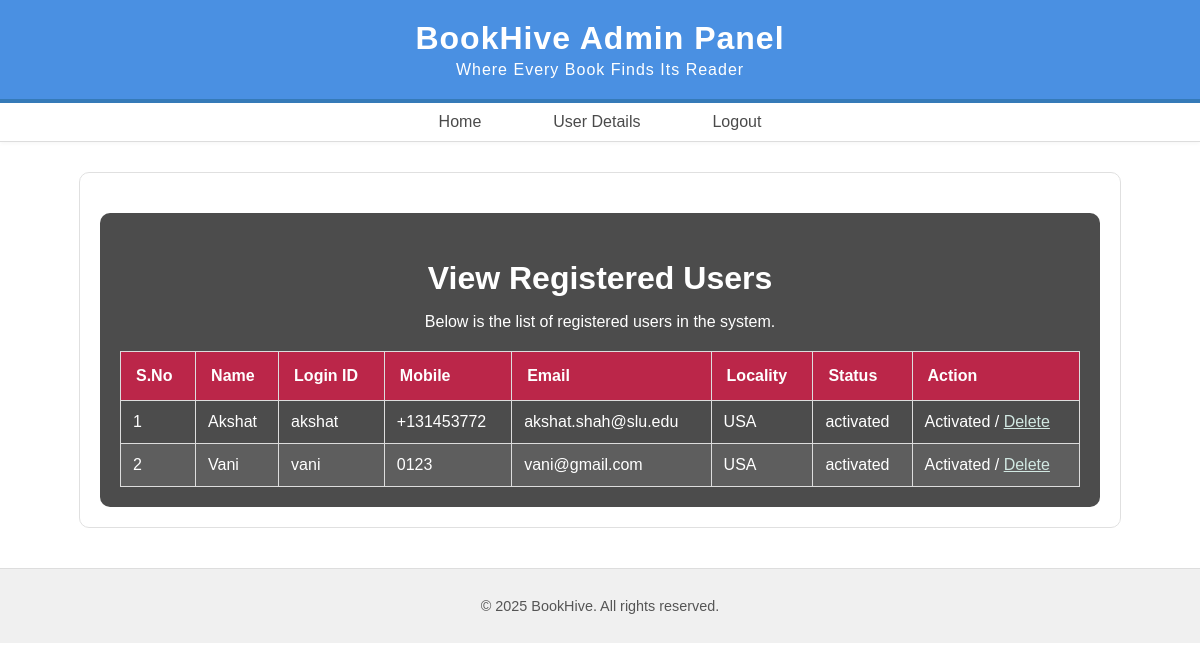
The page /userDetails on the database its author committed.
### users/models.py (models this page shows, shortened)
class UserRegistrationModel(models.Model):
    name = models.CharField(max_length=100)
    loginid = models.CharField(unique=True, max_length=100)
    password = models.CharField(max_length=100)
    mobile = models.CharField(unique=True, max_length=10)  # Adjusted max_length to 10 for mobile numbers
    email = models.EmailField(unique=True, max_length=100)  # Use EmailField for better validation
    locality = models.CharField(max_length=100)
    address = models.TextField(max_length=1000)  # Use TextField for longer addresses
    city = models.CharField(max_length=100)
    state = models.CharField(max_length=100)
    status = models.CharField(max_length=100, default='waiting')
    class Meta:
        db_table = 'user_registrations'

### admins/views.py (the view)
# urls.py: path('userDetails', admins.RegisterUsersView, name='RegisterUsersView'),
def RegisterUsersView(request):
    data = UserRegistrationModel.objects.all()
    return render(request, 'admins/viewregisterusers.html', context={'data': data})

### assets/templates/admins/viewregisterusers.html (shortened to what this page needs)
{% extends 'admins/adminbase.html' %}
{% load static %}
{% block contents %}
<section class="content">
    <div class="container">
        <div class="we-do-details">
            <div class="section-header">
                <h2>View Registered Users</h2>
                <p>Below is the list of registered users in the system.</p>
            </div>
            <table class="table table-bordered">
                <thead>
                    <tr>
                        <th>S.No</th>
                        <th>Name</th>
                        <th>Login ID</th>
                        <th>Mobile</th>
                        <th>Email</th>
                        <th>Locality</th>
                        <th>Status</th>
                        <th>Action</th>
                    </tr>
                </thead>
                <tbody>
                    {% for i in data %}
                    <tr>
                        <td>{{ forloop.counter }}</td>
                        <td>{{ i.name }}</td>
                        <td>{{ i.loginid }}</td>
                        <td>{{ i.mobile }}</td>
                        <td>{{ i.email }}</td>
                        <td>{{ i.locality }}</td>
                        <td>{{ i.status }}</td>
                        <td>
                            {% if i.status == 'waiting' %}
                            <a class="btn-link" href="{% url 'activate_users' %}?uid={{ i.id }}">Activate</a>
                            {% else %}
                            Activated / <a class="btn-link" href="{% url 'delete_users' %}?uid={{ i.id }}">Delete</a>
                            {% endif %}
                        </td>
                    </tr>
                    {% endfor %}
                </tbody>
            </table>
        </div>
    </div>
</section>
{% endblock %}

### assets/templates/admins/adminbase.html (style rules this page uses)
body { margin: 0; padding: 0; font-family: 'Inter', sans-serif; background-color: #f9f9f9; color: #333; }

### rows shown on the page
UserRegistrationModel: name "Akshat", loginid "akshat", mobile "+131453772", email "akshat.shah@slu.edu", locality "USA", status "activated"
UserRegistrationModel: name "Vani", loginid "vani", mobile "0123", email "vani@gmail.com", locality "USA", status "activated"
